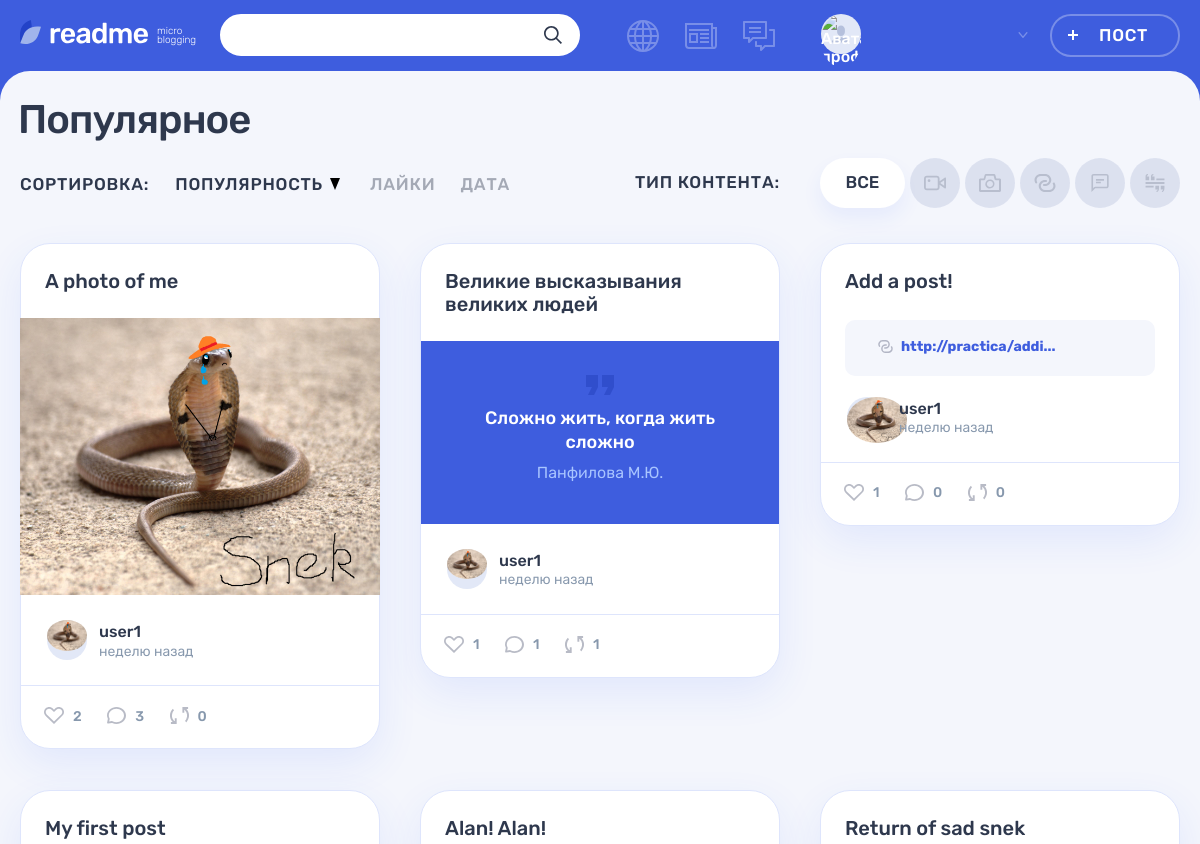
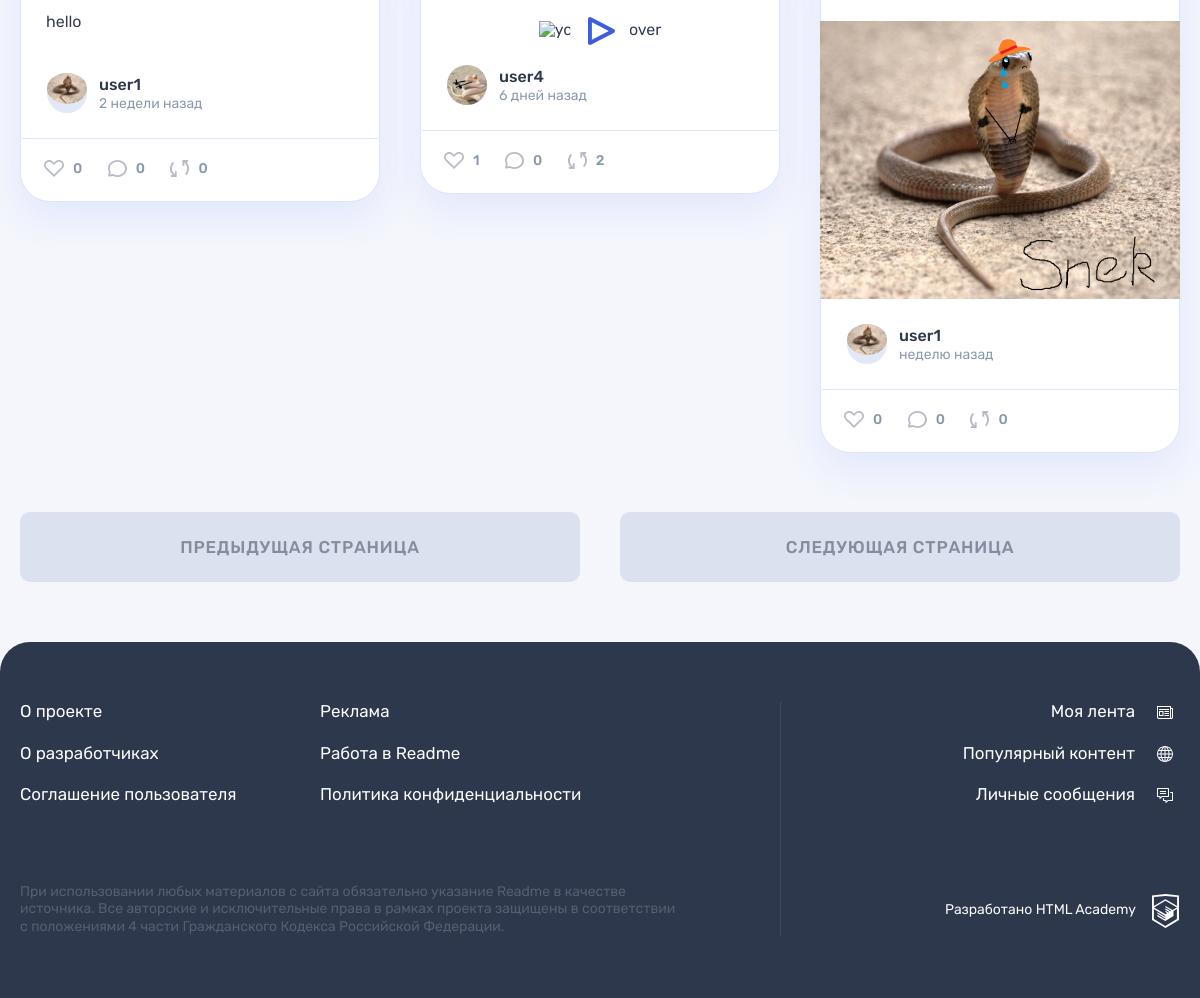
The app's page /popular.php?page=0&par=views&con=default with its own data (2 pictures, top to bottom).
### tables this page shows
CREATE TABLE `content_type` (
  `class_name` varchar(145) NOT NULL,
  `name` varchar(145) NOT NULL
);

CREATE TABLE `posts` (
  `id` int NOT NULL,
  `date_created` datetime NOT NULL DEFAULT CURRENT_TIMESTAMP,
  `title` varchar(245) NOT NULL,
  `content` varchar(1024) NOT NULL,
  `views` int NOT NULL DEFAULT '0',
  `author` int NOT NULL,
  `content_type` varchar(145) NOT NULL,
  `quote_author` varchar(245) DEFAULT NULL,
  `repost` tinyint(1) NOT NULL DEFAULT '0',
  `original_author` int DEFAULT NULL COMMENT 'Only if the post is a repost',
  `original_post_id` int DEFAULT NULL COMMENT 'Only if post is a repost'
);

CREATE TABLE `users` (
  `id` int NOT NULL,
  `login` varchar(64) NOT NULL,
  `password` varchar(245) NOT NULL,
  `email` varchar(100) NOT NULL,
  `reg_date` datetime NOT NULL DEFAULT CURRENT_TIMESTAMP,
  `profile_pic` varchar(245) DEFAULT NULL
);

### core/helpers.php (called while the page is built, shortened)
<?php
function include_template($name, array $data = [])
{
    $name = 'templates/' . $name;
    extract($data);
    require $name;
    $result = ob_get_clean();
    return $result;
}
function ago($date){
    $minute = 60;
    $hour = 3600;
    $day = 86400;
    $week = 86400 * 7;
    $month = 31536000 / 12;
    $year = 31536000;
    $dif = time() - strtotime($date);
    if($dif < $minute){
        return "совсем недавно";
    } elseif($dif < $week){
        $dif = intval($dif/$day);
        if($dif == 1){
            return "1 день";
        } elseif($dif < 5){
            return $dif." дня";
        } else{
            return $dif." дней";
        }
    } elseif($dif < $month){
        $dif = intval($dif/$week);
        if($dif == 1){
            return "неделю";
        } elseif($dif < 5){
            return $dif." недели";
        } else{
            return $dif." недель";
        }
    }
}

### templates/post-on-page-template.php (the view, shortened to what this page needs)
<article class="<?=$page?>__post post post-<?=$post['content_type']?>">
    <?php switch($page):
        case('popular'):?>
            <header class="post__header">
                <h2>
                    <a href='post-details.php?id=<?=$post['id']?>'>
                        <?= !$post['repost']? $post['title'] : "Репост: ".$post['title']?>
                    </a>
                </h2>
            </header>
        <? break;
        default: ?>
        <?php break;
    endswitch;?>
    <div class="post__main">
        <?php switch($post['content_type']):
            case('quote'):?>
                    <blockquote>
                        <p>
                        <?php if(strlen($post['content']) > 200 && $page != 'post-details'): ?>
                            <?= substr($post['content'], 0, 200).'...' ?>
                        <?php else:?>
                            <?= $post['content'] ?>
                        <?php endif;?>
                        </p>
                        <cite><?= $post['quote_author'] ?></cite>
                    </blockquote>
            <?php break; ?>
            <?php case('link'):?>
                <div class="post-link__wrapper">
                    <a class="post-link__external" href="http://<?=$post['content']?>" title="Перейти по ссылке">
                            <div class="post-link__info">
                                <span>
                                    <?= substr($post['content'], 0, 20).'...' ?>
                                </span>
                            </div>
                    </a>
                </div>
            <?php break; ?>
            <?php case('photo'):?>
                <div class="post-photo__image-wrapper">
                    <img src="<?= $post['content']?>" alt="Фото от пользователя" width="360" height="240">
                </div>
            <?php break;?>
            <?php case('video'):?>
                <div class="post-video__block">
                    <div class="post-video__preview">
                    </div>
                    <a class="post-video__play-big button" href="<?=$post['content']?>">
                        <svg class="post-video__play-big-icon" width="27" height="28">
                            <use xlink:href="#icon-video-play-big"></use>
                        </svg>
                    </a>
                </div>
            <?php break;
            case('text'):?>
            <?php if(strlen($post['content']) > 300 && $page != 'post-details'): ?>
                <p> <?= substr($post['content'], 0, 300).'...'?></p>
                <div class="post-text__more-link-wrapper">
                    <a class="post-text__more-link" href="post-details.php?id=<?=$post['id']?>">Читать далее</a>
                </div>
                <?php else:?>
                    <p> <?= $post['content']?></p>
                <?php endif;?>
            <?php break;?>
        <?php endswitch;?>
    </div>
    <footer class="post__footer">
        <?php if($page == 'popular'):?>
            <div class="post__author">
                <a class="post__author-link" href="profile.php?id=<?=$post['author']?>&par=posts" title="Автор">
                    <div class="post__avatar-wrapper">
                        <img class="post__author-avatar" src="<?=$post['profile_pic']?>"
                                alt="Аватар пользователя">
                    </div>
                    <div class="post__info">
                        <b class="post__author-name"><?=$post['login']?></b>
                        <time class="post__time" datetime="<?=$post['date_created']?>">
                            <?=ago($post['date_created'])?> назад
                        </time>
                    </div>
                </a>
            </div>
        <?php endif;?>
            <div class="post__indicators">
                <div class="post__buttons">
                    <form action="add-like.php">
                        <button class="post__indicator post__indicator--likes button" type="submit">
                            <svg class="post__indicator-icon" width="20" height="17">
                                <use xlink:href="#icon-heart"></use>
                            </svg>
                            <span><?=$post['likes_num']?></span>
                        </button>
                    </form>
                    <form action="post-details.php?id=<?=$post['id']?>">
                        <button class="post__indicator post__indicator--comments button" title="Комментарии">
                            <svg class="post__indicator-icon" width="19" height="17">
                                <use xlink:href="#icon-comment"></use>
                            </svg>
                            <span><?=$post['comments_num']?></span>
                        </button>
                    </form>
                    <form action="repost.php">
                        <button class="post__indicator post__indicator--repost button" type="submit"title="Репост">
                        <svg class="post__indicator-icon" width="19" height="17">
                            <use xlink:href="#icon-repost"></use>
                        </svg>
                        <span><?=$post['repost_num']?></span>
                        </button>
                    </form>
                </div>
            </div>
    </footer>
</article>

### templates/pages/popular-template.php (shortened to what this page needs)
<section class="page__main page__main--popular">
    <div class="container">
        <h1 class="page__title page__title--popular">Популярное</h1>
    </div>
    <div class="popular container">
        <div class="popular__filters-wrapper">
            <div class="popular__sorting sorting">
                <b class="popular__sorting-caption sorting__caption">Сортировка:</b>
                <ul class="popular__sorting-list sorting__list">
                    <li class="sorting__item sorting__item--popular">
                        <a class="sorting__link sorting__link<?=$pagePar=='views'?'--active':''?>"
                            href="popular.php?page=<?=$pageNum?>&par=views&con=<?=$pageCat?>">
                            <span>Популярность</span>
                            <svg class="sorting__icon" width="10" height="12">
                                <use xlink:href="#icon-sort"></use>
                            </svg>
                        </a>
                    </li>
                    <li class="sorting__item">
                        <a class="sorting__link sorting__link<?=$pagePar=='likes_num'?'--active':''?>"
                             href="popular.php?page=<?=$pageNum?>&par=likes_num&con=<?=$pageCat?>">
                            <span>Лайки</span>
                        </a>
                    </li>
                    <li class="sorting__item">
                        <a class="sorting__link sorting__link<?=$pagePar=='reg_date'?'--active':''?>"
                            href="popular.php?page=<?=$pageNum?>&par=date_created&con=<?=$pageCat?>">
                            <span>Дата</span>
                        </a>
                    </li>
                </ul>
            </div>
            <div class="popular__filters filters">
                <b class="popular__filters-caption filters__caption">Тип контента:</b>
                <ul class="popular__filters-list filters__list">
                    <li class="popular__filters-item popular__filters-item--all filters__item filters__item--all">
                        <a class="filters__button filters__button--ellipse filters__button--all filters__button<?=$pageCat == 'default'?'--active': ''?>"
                            href="popular.php?page=<?=$pageNum?>&par=<?=$pagePar?>&con=default">
                            <span>Все</span>
                        </a>
                    </li>
                    <?php foreach($cats as $cat): ?>
                    <li class="popular__filters-item filters__item">
                        <a class="filters__button filters__button--<?=$cat['class_name']?> filters__button<?=$pageCat == $cat['class_name']?'--active': ''?>"
                            href="popular.php?page=0&par=views&con=<?=$cat['class_name']?>">
                            <svg class="filters__icon" width="22" height="18">
                                <use xlink:href="#icon-filter-<?=$cat['class_name']?>"></use>
                            </svg>
                        </a>
                    </li>
                    <?php endforeach; ?>
                </ul>
            </div>
        </div>
        <div class="popular__posts">
        <?php if(empty($posts)){
                $postsContent = include_template("no-posts-template.php");
                print($postsContent);
            }else{
                for($i = 0; $i < 6; $i++):
                    $postsContent = include_template("post-on-page-template.php", [
                        'post' => $posts[$i],
                        'page' => $page
                    ]);
                    print($postsContent);
                endfor;}?>
        </div>
        <?php if (!empty($posts)):?>
        <div class="popular__page-links">
            <a class="popular__page-link popular__page-link--prev button button--gray"
            href="<?= $pageNum > 0? "popular.php?page=$pageNum-1?>&par=$pagePar&con=$pageCat" : "#"?>">
                Предыдущая страница
            </a>
            <a class="popular__page-link popular__page-link--next button button--gray"
            href="<?="popular.php?page=$pageNum+1&par=$pagePar&con=$pageCat"?>">
                Следующая страница
            </a>
        </div>
        <?php endif;?>
    </div>
</section>

### records on screen
posts: title "A photo of me", content (picture), users.profile_pic (picture), date_created "неделю", likes_num "2", comments_num "3", repost_num "0"
users: login "user1"
posts: title "Великие высказывания великих людей", content "Сложно жить, когда жить сложно", quote_author "Панфилова М.Ю.", users.profile_pic (picture), date_created "неделю", likes_num "1", comments_num "1", repost_num "1"
posts: title "Add a post!", content "http://practica/addi", users.profile_pic (picture), date_created "неделю", likes_num "1", comments_num "0", repost_num "0"
posts: title "My first post", content "hello", users.profile_pic (picture), date_created "2 недели", likes_num "0", comments_num "0", repost_num "0"
posts: title "Alan! Alan!", users.profile_pic (picture), date_created "6 дней", likes_num "1", comments_num "0", repost_num "2"
users: login "user4"
posts: title "Return of sad snek", content (picture), users.profile_pic (picture), date_created "неделю", likes_num "0", comments_num "0", repost_num "0"
